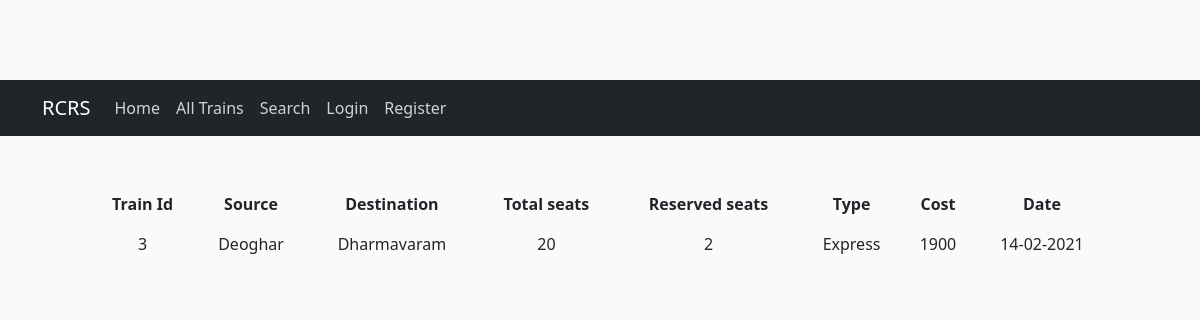
Screenshot of /trains/3 with the database file from the repository.
### trains/models.py (models this page shows, shortened)
class Trains(models.Model):
    categories = (
        ('Normal','Normal'),
        ('Express','Express')
    )
    id = models.AutoField(primary_key=True)
    source = models.CharField(max_length = 30,)
    destination = models.CharField(max_length = 30)
    seats_total = models.IntegerField()
    seats_res = models.IntegerField()
    types = models.CharField(choices=categories,max_length=20)
    cost = models.IntegerField()
    date = models.CharField(max_length = 20)

### trains/views.py (the view)
# urls.py: path('trains/<int:pk>',TrainsDetailView.as_view(),name ='trains'),
class TrainsDetailView(DetailView):
    model = Trains
    template_name = 'train_details.html'
    context_object_name = 'train'

### templates/train_details.html
{% extends "layout.html" %} {% block content%}
<div class=" p-5">
    <table class="table table-borderless table-hover">
        <thead class="text-center">
            <th>Train Id</th>
            <th>Source</th>
            <th>Destination</th>
            <th>Total seats</th>
            <th>Reserved seats</th>
            <th>Type</th>
            <th>Cost</th>
            <th>Date</th>
        </thead>
        <tr class="text-center">
            <td>{{ train.id}}</td>
            <td>{{train.source}}</td>
            <td> {{train.destination}}</td>
            <td>{{train.seats_total}}</td>
            <td>{{train.seats_res}}</td>
            <td>{{train.types}}</td>
            <td>{{train.cost}}</td>
            <td> {{train.date}}</td>
        </tr>
    </table>
</div>
{% endblock content %}

### static/main.css (style rules this page uses)
body { background: #fafafa; color: #333333; margin-top: 5rem; }

### rows the page displays
Trains: id "3", source "Deoghar", destination "Dharmavaram", seats_total "20", seats_res "2", types "Express", cost "1900", date "14-02-2021"
